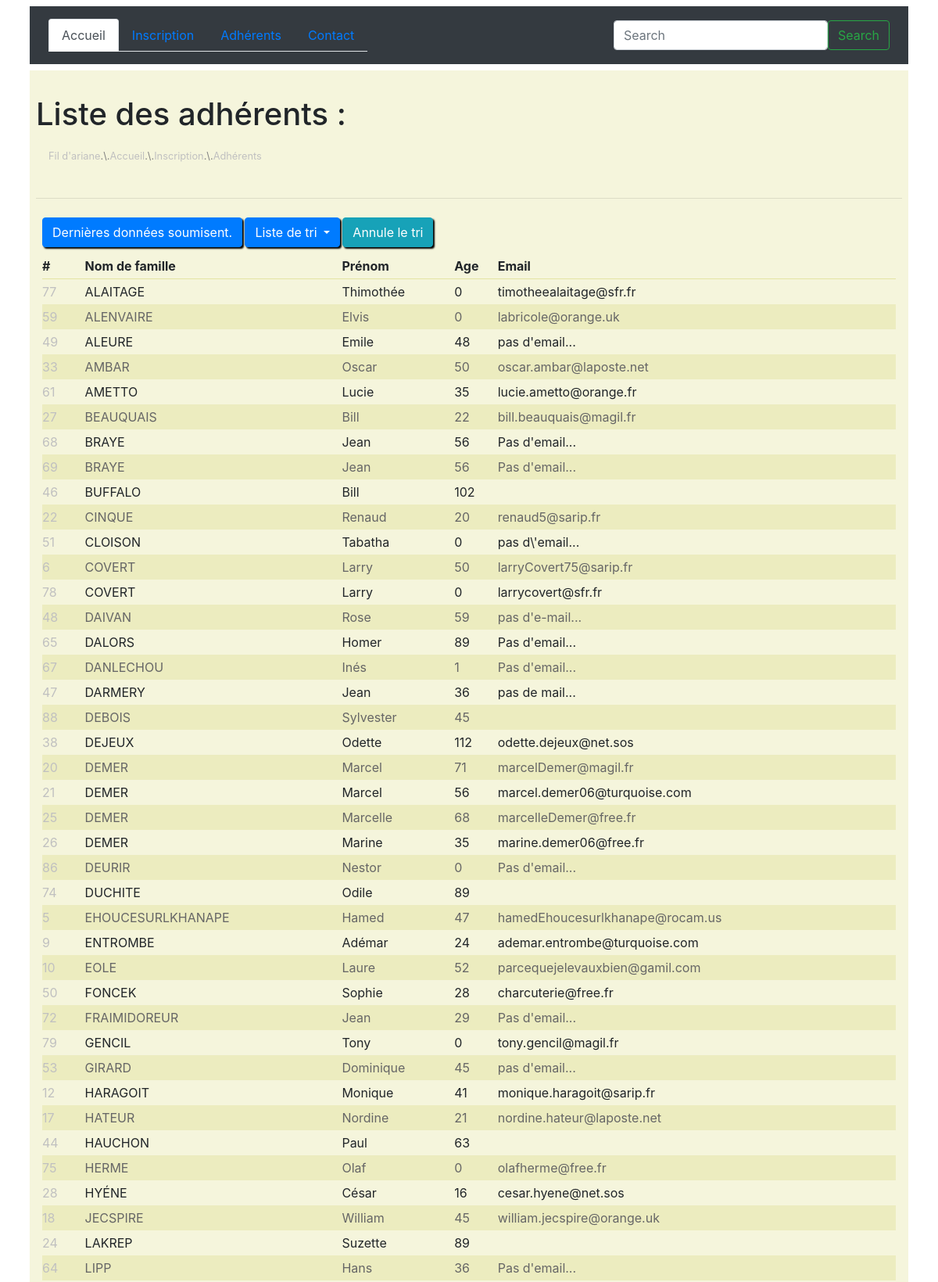
/boot_1.1/php/views/listMembers.php?order=familyname (upper part), run on the app's committed database.
### tables this page shows
CREATE TABLE `identity` (
  `id` int(4) UNSIGNED NOT NULL,
  `familyname` varchar(50) NOT NULL,
  `firstname` varchar(50) NOT NULL,
  `age` int(3) NOT NULL,
  `email` varchar(100) DEFAULT NULL
);

### boot_1.1/php/Controllers/adherentList_order.php (called while the page is built)
<?php
require __DIR__ . '/../bdd/sqlDataSelectTable.php';
require __DIR__ .'/../bdd/sqlSelectOrderColumn.php';
if(empty($_GET['order'])) {
    $results = selectDataTable($pdo);
} else {
    $order = $_GET['order'];
    $results = selectOrderColumn($pdo, $order);
}

### boot_1.1/php/bdd/sqlSelectOrderColumn.php (called while the page is built, shortened)
<?php
function selectOrderColumn($pdo, $order){
    $orderByColumn = "SELECT * FROM identity ORDER BY $order";
    $pdoStatement = $pdo->query($orderByColumn);
    if($pdoStatement === false){
        echo '<h1 style="color:red;"><strong>Un problème est survenu, merci de rééssayer.</strong></h1>';
    } else {
        $results = $pdoStatement->fetchAll(PDO::FETCH_ASSOC);
    }
    return $results;
}

### boot_1.1/php/views/listMembers.php (the view, shortened to what this page needs)
<?php
    require __DIR__ . '/../models/doctype.php';
    require __DIR__ . '/../models/header_nav.php';
    require __DIR__ . '/../inc/breadcrumb.php';
    require __DIR__ . '/../Controllers/adherentList_order.php';
?>
<main>
    <br>
    <h1>Liste des adhérents :</h1>
     <?php
        require __DIR__ . '/../models/breadcrumb_tpl.php';
    ?>
    <hr>
    <section id="adherentsList">
        <button type="button" class="btn btn-displayDataSubmit btn-primary" data-toggle="modal" data-target="#exampleModal">
            Dernières données soumisent.
        </button>
        <div id="btn_cta">
            <div class="btn-group" role="group">
                <button id="btnGroupDrop1" type="button" class="btn btn-primary dropdown-toggle" data-toggle="dropdown" aria-haspopup="true" aria-expanded="false">
                Liste de tri
                </button>
                <div id="btn_cta-noSort">
                    <?php if(!empty($_GET['order'])): ?>
                        <a class="btn btn-info btn_cancel" href="listMembers.php">Annule le tri</a>
                    <?php endif; ?>
                </div>
            </div>
        </div>
        <table id="table_list">
            <thead>
                <tr>
                    <th>#</th>
                    <th>Nom de famille</th>
                    <th>Prénom</th>
                    <th>Age</th>
                    <th>Email</th>
                </tr>
            </thead>
            <tbody>
                <?php foreach($results as $currentRow):?>
                    <tr>
                        <td><?= $currentRow['id']; ?></td>
                        <td><?= $currentRow['familyname']; ?></td>
                        <td><?= $currentRow['firstname']; ?></td>
                        <td><?= $currentRow['age']; ?></td>
                        <td><?= $currentRow['email']; ?></td>
                    </tr>
                <?php endforeach; ?>
            </tbody>
        </table>
    </section>
</main>
<?php
    require __DIR__ . '/../models/footer.php';
?>

### boot_1.1/css/style.css (style rules this page uses)
* { box-sizing: border-box; margin: 0; padding: 0; }
header, main { padding: 0.5em; }
header, main { margin-bottom: 0.5em; }
main, main nav .breadcrumb { background-color: beige; }
main section { text-align: justify; }
main section#adherentsList { display: flex; flex-wrap: wrap; padding: 0.5em; }
main section#adherentsList .btn-displayDataSubmit { margin-bottom: 0.5em; }
main section#adherentsList div#btn_cta button#btnGroupDrop1 { margin: 0 0.2em 0 0.2em; }
main section#adherentsList div#btn_cta div .dropdown-menu, main section#adherentsList .btn-displayDataSubmit, main section#adherentsList div#btn_cta button#btnGroupDrop1, main section#adherentsList div#btn_cta .btn_cancel { box-shadow: 2px 2px 2px black; }
main section#adherentsList .btn-displayDataSubmit, main section#adherentsList div#btn_cta button#btnGroupDrop1 { outline: 0; }
main section#adherentsList table#table_list { flex-direction: column; width: 100%; }
main section#adherentsList table#table_list th:first-child { width: 5%; }
main section#adherentsList table#table_list tbody tr td:first-child { color:silver; }
main section#adherentsList table#table_list thead { border-bottom: 1px solid rgb(228, 228, 163); }
main section#adherentsList table#table_list tr { line-height: 2em; }
main section#adherentsList table#table_list tr:nth-child(2n) { background-color: rgba(228, 228, 163, 0.5); color: #666; }

### data on the page
identity: id "77", familyname "ALAITAGE", firstname "Thimothée", age "0", email "timotheealaitage@sfr.fr"
identity: id "59", familyname "ALENVAIRE", firstname "Elvis", age "0", email "labricole@orange.uk"
identity: id "49", familyname "ALEURE", firstname "Emile", age "48", email "pas d'email..."
identity: id "33", familyname "AMBAR", firstname "Oscar", age "50", email "oscar.ambar@laposte.net"
identity: id "61", familyname "AMETTO", firstname "Lucie", age "35", email "lucie.ametto@orange.fr"
identity: id "27", familyname "BEAUQUAIS", firstname "Bill", age "22", email "bill.beauquais@magil.fr"
identity: id "68", familyname "BRAYE", firstname "Jean", age "56", email "Pas d'email..."
identity: id "69", familyname "BRAYE", firstname "Jean", age "56", email "Pas d'email..."
identity: id "46", familyname "BUFFALO", firstname "Bill", age "102"
identity: id "22", familyname "CINQUE", firstname "Renaud", age "20", email "renaud5@sarip.fr"
identity: id "51", familyname "CLOISON", firstname "Tabatha", age "0", email "pas d\\'email..."
identity: id "6", familyname "COVERT", firstname "Larry", age "50", email "larryCovert75@sarip.fr"
identity: id "78", familyname "COVERT", firstname "Larry", age "0", email "larrycovert@sfr.fr"
identity: id "48", familyname "DAIVAN", firstname "Rose", age "59", email "pas d'e-mail..."
identity: id "65", familyname "DALORS", firstname "Homer", age "89", email "Pas d'email..."
identity: id "67", familyname "DANLECHOU", firstname "Inés", age "1", email "Pas d'email..."
identity: id "47", familyname "DARMERY", firstname "Jean", age "36", email "pas de mail..."
identity: id "88", familyname "DEBOIS", firstname "Sylvester", age "45"
identity: id "38", familyname "DEJEUX", firstname "Odette", age "112", email "odette.dejeux@net.sos"
identity: id "20", familyname "DEMER", firstname "Marcel", age "71", email "marcelDemer@magil.fr"
identity: id "21", familyname "DEMER", firstname "Marcel", age "56", email "marcel.demer06@turquoise.com"
identity: id "25", familyname "DEMER", firstname "Marcelle", age "68", email "marcelleDemer@free.fr"
identity: id "26", familyname "DEMER", firstname "Marine", age "35", email "marine.demer06@free.fr"
identity: id "86", familyname "DEURIR", firstname "Nestor", age "0", email "Pas d'email..."
identity: id "74", familyname "DUCHITE", firstname "Odile", age "89"
identity: id "5", familyname "EHOUCESURLKHANAPE", firstname "Hamed", age "47", email "hamedEhoucesurlkhanape@rocam.us"
identity: id "9", familyname "ENTROMBE", firstname "Adémar", age "24", email "ademar.entrombe@turquoise.com"
identity: id "10", familyname "EOLE", firstname "Laure", age "52", email "parcequejelevauxbien@gamil.com"
identity: id "50", familyname "FONCEK", firstname "Sophie", age "28", email "charcuterie@free.fr"
identity: id "72", familyname "FRAIMIDOREUR", firstname "Jean", age "29", email "Pas d'email..."
identity: id "79", familyname "GENCIL", firstname "Tony", age "0", email "tony.gencil@magil.fr"
identity: id "53", familyname "GIRARD", firstname "Dominique", age "45", email "pas d'email..."
identity: id "12", familyname "HARAGOIT", firstname "Monique", age "41", email "monique.haragoit@sarip.fr"
identity: id "17", familyname "HATEUR", firstname "Nordine", age "21", email "nordine.hateur@laposte.net"
identity: id "44", familyname "HAUCHON", firstname "Paul", age "63"
identity: id "75", familyname "HERME", firstname "Olaf", age "0", email "olafherme@free.fr"
identity: id "28", familyname "HYÉNE", firstname "César", age "16", email "cesar.hyene@net.sos"
identity: id "18", familyname "JECSPIRE", firstname "William", age "45", email "william.jecspire@orange.uk"
identity: id "24", familyname "LAKREP", firstname "Suzette", age "89"
identity: id "64", familyname "LIPP", firstname "Hans", age "36", email "Pas d'email..."

### other printed values
NOM_SITE "Fil d'ariane"
$lien "Accueil"
$lien "Inscription"
$lien "Adhérents"
